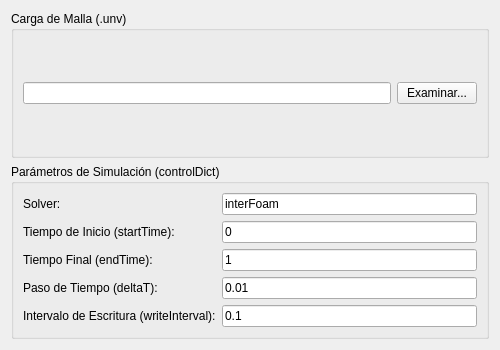
<?xml version="1.0" encoding="UTF-8"?>
<ui version="4.0">
 <class>Page2</class>
 <widget class="QWizardPage" name="Page2">
  <property name="geometry">
   <rect>
    <x>0</x>
    <y>0</y>
    <width>500</width>
    <height>350</height>
   </rect>
  </property>
  <property name="windowTitle">
   <string>WizardPage</string>
  </property>
  <property name="title">
   <string>Paso 2: Malla y Parámetros de Simulación</string>
  </property>
  <property name="subTitle">
   <string>Cargue la malla y configure los parámetros básicos de la simulación.</string>
  </property>
  <layout class="QVBoxLayout" name="verticalLayout">
   <item>
    <widget class="QGroupBox" name="meshGroupBox">
     <property name="title">
      <string>Carga de Malla (.unv)</string>
     </property>
     <layout class="QHBoxLayout" name="horizontalLayout">
      <item>
       <widget class="QLineEdit" name="meshPathLineEdit"/>
      </item>
      <item>
       <widget class="QPushButton" name="browseMeshButton">
        <property name="text">
         <string>Examinar...</string>
        </property>
       </widget>
      </item>
     </layout>
    </widget>
   </item>
   <item>
    <widget class="QGroupBox" name="controlDictGroupBox">
     <property name="title">
      <string>Parámetros de Simulación (controlDict)</string>
     </property>
     <layout class="QFormLayout" name="formLayout">
      <item row="0" column="0">
       <widget class="QLabel" name="solverLabel">
        <property name="text">
         <string>Solver:</string>
        </property>
       </widget>
      </item>
      <item row="0" column="1">
       <widget class="QLineEdit" name="solverLineEdit">
        <property name="text">
         <string>interFoam</string>
        </property>
       </widget>
      </item>
      <item row="1" column="0">
       <widget class="QLabel" name="startTimeLabel">
        <property name="text">
         <string>Tiempo de Inicio (startTime):</string>
        </property>
       </widget>
      </item>
      <item row="1" column="1">
       <widget class="QLineEdit" name="startTimeLineEdit">
        <property name="text">
         <string>0</string>
        </property>
       </widget>
      </item>
      <item row="2" column="0">
       <widget class="QLabel" name="endTimeLabel">
        <property name="text">
         <string>Tiempo Final (endTime):</string>
        </property>
       </widget>
      </item>
      <item row="2" column="1">
       <widget class="QLineEdit" name="endTimeLineEdit">
        <property name="text">
         <string>1</string>
        </property>
       </widget>
      </item>
      <item row="3" column="0">
       <widget class="QLabel" name="deltaTLabel">
        <property name="text">
         <string>Paso de Tiempo (deltaT):</string>
        </property>
       </widget>
      </item>
      <item row="3" column="1">
       <widget class="QLineEdit" name="deltaTLineEdit">
        <property name="text">
         <string>0.01</string>
        </property>
       </widget>
      </item>
      <item row="4" column="0">
       <widget class="QLabel" name="writeIntervalLabel">
        <property name="text">
         <string>Intervalo de Escritura (writeInterval):</string>
        </property>
       </widget>
      </item>
      <item row="4" column="1">
       <widget class="QLineEdit" name="writeIntervalLineEdit">
        <property name="text">
         <string>0.1</string>
        </property>
       </widget>
      </item>
     </layout>
    </widget>
   </item>
  </layout>
 </widget>
 <resources/>
 <connections/>
</ui>
